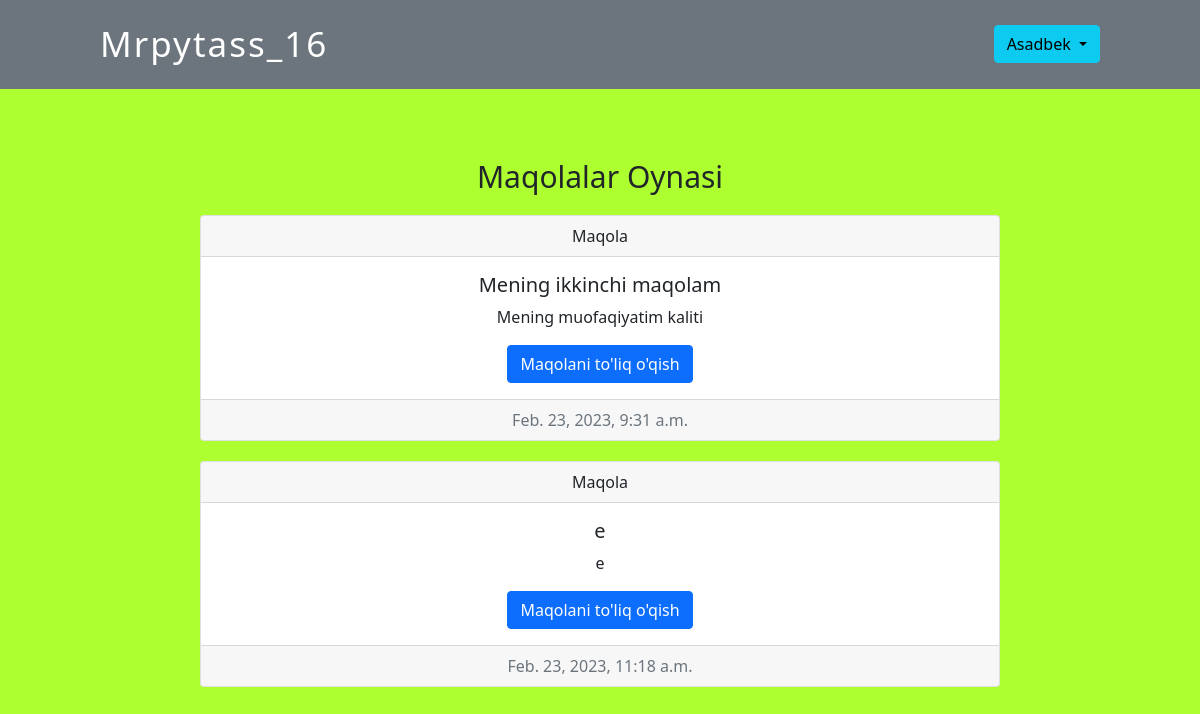
The page /articles/ (signed in) on the database its author committed.
### accounts/models.py (models this page shows)
class CostomUsers(AbstractUser):
    age = models.PositiveIntegerField(null=True, blank=True)
    birthYear = models.PositiveIntegerField(null=True, blank=True)
    living_country = models.CharField(max_length=100, null=True, blank=True)
    living_city = models.CharField(max_length=100, null=True, blank=True)

### articles/models.py (models this page shows, shortened)
class Articles(models.Model):
    Sarlovha = models.CharField(max_length=150)
    Qisqacha_Matn = models.CharField(max_length=200)
    Matn = models.TextField()
    Rasm = models.ImageField(upload_to='images/', blank=True)
    Vaqt = models.DateTimeField(auto_now_add=True)
    Mualliff = models.ForeignKey(
        get_user_model(),
        on_delete=models.CASCADE
    )

### articles/views.py (the view)
# urls.py: path('', ArticlesView.as_view(), name='articlesPage'),
class ArticlesView(LoginRequiredMixin, ListView):
    model = Articles
    template_name = 'article.html'

### templates/article.html (shortened to what this page needs)
{% extends 'base.html' %}
{% block content %}
    <div class="maqolalar">
        <h2 class="title_page">Maqolalar Oynasi</h2>
        {% for object in object_list %}
            <div class="card text-center card_maqola">
                <div class="card-header">
                    Maqola
                </div>
                <div class="card-body">
                <h5 class="card-title">{{ object.Sarlovha }}</h5>
                <p class="card-text">{{object.Qisqacha_Matn}}</p>
                <a href="{% url 'articleDetail' object.pk %}" class="btn btn-primary">Maqolani to'liq o'qish</a>
                </div>
                <div class="card-footer text-muted">
                    {{ object.Vaqt }}
                </div>
            </div>
        {% endfor %}
    </div>
{% endblock content %}

### templates/base.html (shortened to what this page needs)
<!DOCTYPE html>
{% load static %}
<html lang="en">
    <head>
        <link href="https://cdn.jsdelivr.net/npm/bootstrap@5.0.2/dist/css/bootstrap.min.css" rel="stylesheet">
        <link rel="stylesheet" href="{% static 'css/main.css' %}">
    </head>
    <body>
        <nav class="navbar navbar-light bg-secondary nav_extra">
            <div class="container-fluid">
                <a class="title_nav" href="{% url 'home' %}"> Mrpytass_16 </a>
                {% if user.is_authenticated %}
                    <div class="btn-group">
                        <button type="button" class="btn btn-info dropdown-toggle" data-bs-toggle="dropdown" aria-expanded="false">
                            {{ user.username }}
                        </button>
                    </div>
              {% else %}
                  <div class="out_site">
                    <a href="{% url 'login' %}" class="btn btn-outline-warning">Kirish</a> | <a href="{% url 'signup' %}" class="btn btn-outline-info">Ro'yxatdan o'tish</a>
                  </div>
            </div>
            {% endif %}
          </nav>
        <div class="commit_templete">
            {% block content %}
            {% endblock content %}
        </div>
    </body>
</html>

### static/css/main.css (style rules this page uses)
.container-fluid { padding: 10px 100px; }
body { background-color:greenyellow; }
.title_nav { font-size: 35px; letter-spacing: 2px; font-weight: 400; color: white; text-decoration: none; }
.commit_templete { padding: 50px 200px; }
.title_page { text-align: center; font-size: 30px; font-weight: 400; margin: 20px; }
.nav_extra { position: sticky; top: 0px; width: 100%; z-index: 100; }
.card_maqola { margin-bottom: 20px; }

### rows shown on the page
CostomUsers: username "Asadbek"
Articles: Sarlovha "Mening ikkinchi maqolam", Qisqacha_Matn "Mening muofaqiyatim kaliti", Vaqt "Feb. 23, 2023, 9:31 a.m."
Articles: Sarlovha "e", Qisqacha_Matn "e", Vaqt "Feb. 23, 2023, 11:18 a.m."
